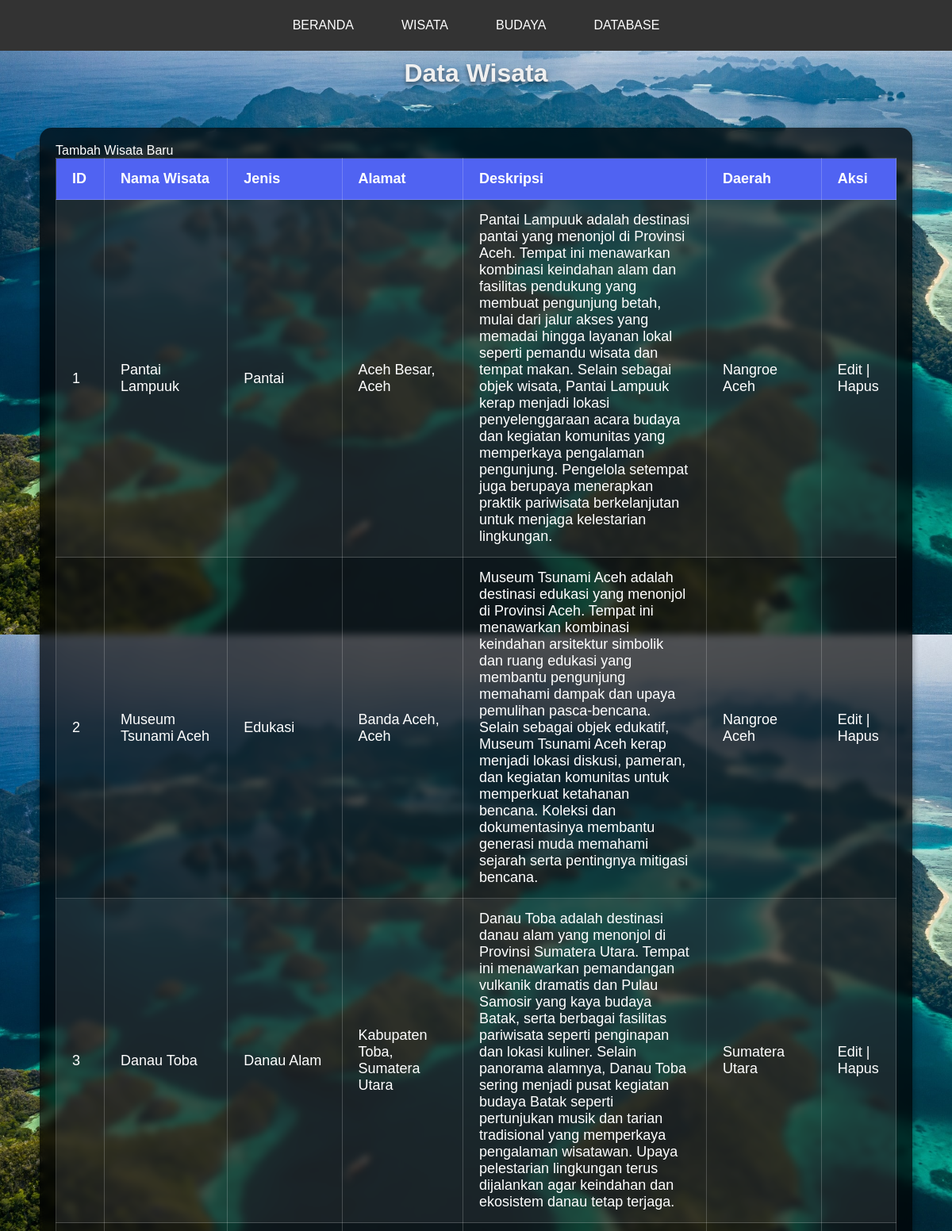
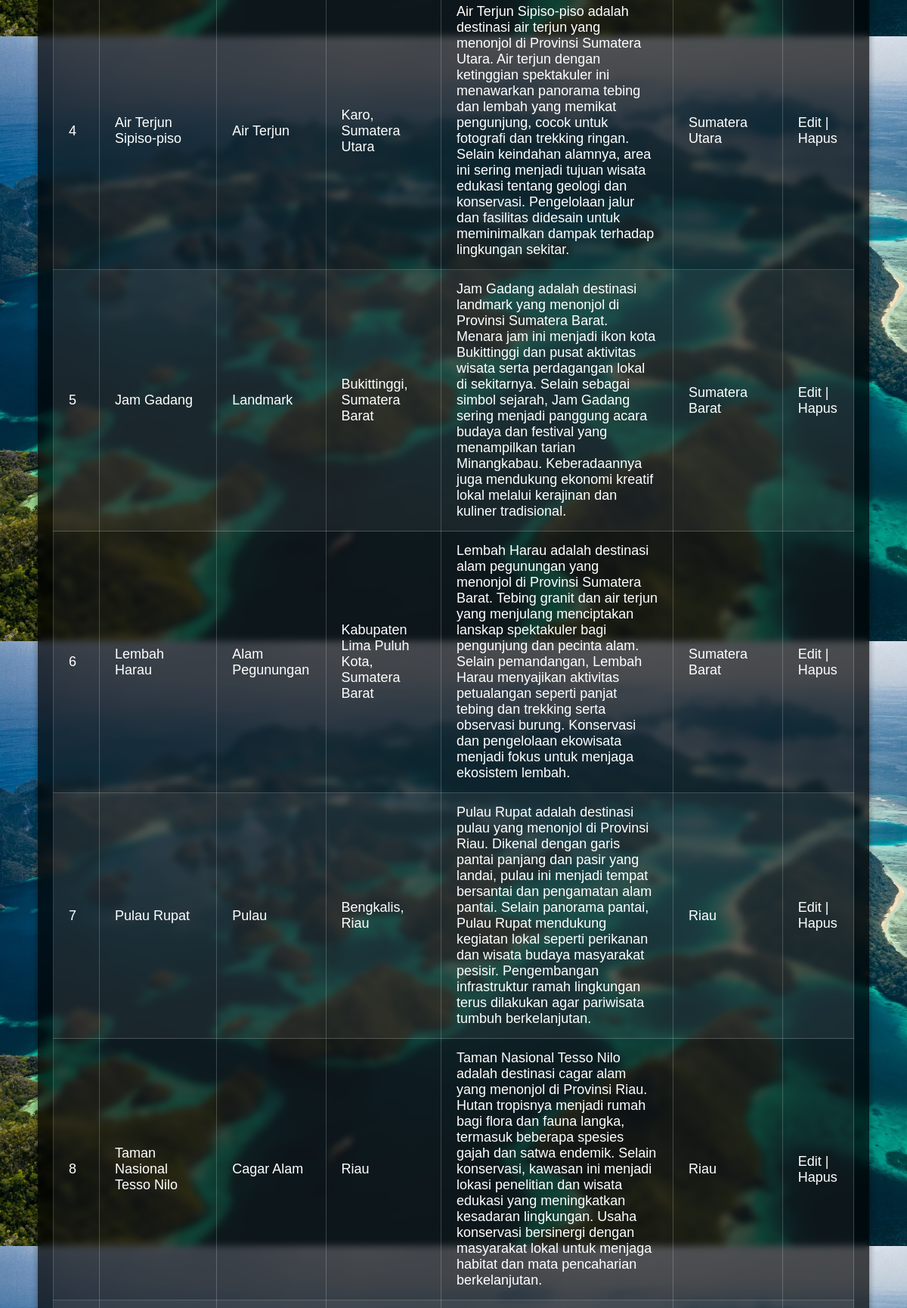
The app's page /database/wisata/wisata.php (upper part) with its own data (2 pictures, top to bottom).
### tables this page shows
CREATE TABLE `wisata` (
  `id_wisata` int NOT NULL,
  `nama_wisata` varchar(150) NOT NULL,
  `jenis_wisata` varchar(100) DEFAULT NULL,
  `alamat` text,
  `deskripsi` text,
  `id_daerah` int DEFAULT NULL
);

CREATE TABLE `daerah` (
  `id_daerah` int NOT NULL,
  `nama_provinsi` varchar(100) NOT NULL
);

### database/wisata/wisata.php (the view, shortened to what this page needs)
<?php
include '../../koneksi.php';
$wisata = $conn->query("SELECT w.id_wisata, w.nama_wisata, w.jenis_wisata, w.alamat, w.deskripsi, d.nama_provinsi
                        FROM wisata w
                        JOIN daerah d ON w.id_daerah = d.id_daerah");
?>
<!DOCTYPE html>
<html lang="en">
<head>
    <link rel="stylesheet" href="../../style.css">
</head>
<body>
     <nav>
        <ul>
            <li><a href="../../admin.html">BERANDA</a></li>
            <li><a href="../../wisata/wisata.php">WISATA</a></li>
            <li><a href="../../budaya/budaya.php">BUDAYA</a></li>
            <li class="dropdown">
                <a href="#">DATABASE</a>
            </li>
        </ul>
    </nav>
    <header class="add-form-container">
        <h1>Data Wisata</h1>
    </header>
    <div class="table-container">
        <a href="tambah_wisata.php">Tambah Wisata Baru</a>
        <table>
            <thead>
                <tr>
                    <th>ID</th>
                    <th>Nama Wisata</th>
                    <th>Jenis</th>
                    <th>Alamat</th>
                    <th>Deskripsi</th>
                    <th>Daerah</th>
                    <th>Aksi</th>
                </tr>
            </thead>
            <tbody>
                <?php while ($row = $wisata->fetch_assoc()): ?>
                    <tr>
                        <td><?= $row['id_wisata'] ?></td>
                        <td><?= $row['nama_wisata'] ?></td>
                        <td><?= $row['jenis_wisata'] ?></td>
                        <td><?= $row['alamat'] ?></td>
                        <td><?= $row['deskripsi'] ?></td>
                        <td><?= $row['nama_provinsi'] ?></td>
                        <td>
                            <a href="edit_wisata.php?id=<?= $row['id_wisata'] ?>">Edit</a> |
                            <a href="?hapus=<?= $row['id_wisata'] ?>" onclick="return confirm('Yakin ingin menghapus?')">Hapus</a>
                        </td>
                    </tr>
                <?php endwhile; ?>
            </tbody>
        </table>
    </div>
</body>
</html>

### style.css (style rules this page uses)
* { margin: 0; padding: 0; box-sizing: border-box; }
body { display: flex; flex-direction: column; align-items: center; min-height: 100vh; background-image: url(image/wallpaper.jpg); background-position: center; background-size: cover; font-family: 'Montserrat', sans-serif; color: #fff; }
nav { background-color: #333; padding: 15px; width: 100%; position: relative; z-index: 10; }
nav ul { list-style-type: none; display: flex; justify-content: center; }
nav ul li { position: relative; margin: 0 15px; }
nav ul li a { color: white; text-decoration: none; padding: 8px 15px; display: block; font-weight: 500; }
::placeholder { font-weight: 500; color: #3a3838; }
a { text-decoration: none; color: inherit; }
.table-container { width: calc(100% - 100px); margin: 20px auto; padding: 20px; background: rgba(0, 0, 0, 0.7); border-radius: 15px; box-shadow: 0 4px 8px rgba(0, 0, 0, 0.4); backdrop-filter: blur(5px); overflow-x: auto; }
table { width: 100%; border-collapse: collapse; margin: 0; font-size: 18px; text-align: left; color: #fff; }
table thead { background: #5063f2; color: #fff; font-weight: bold; }
table th, table td { padding: 15px 20px; border: 1px solid rgba(255, 255, 255, 0.2); }
table tbody tr { background-color: rgba(255, 255, 255, 0.1); transition: background 0.3s; }
table tbody tr:nth-child(even) { background-color: rgba(255, 255, 255, 0.05); }
.add-form-container { width: 500px; margin: 10px; text-align: center; color: #fff; }
.add-form-container h1 { text-align: center; font-size: 32px; font-weight: bold; margin-bottom: 20px; color: #f0f0f0; text-shadow: 0px 3px 5px rgba(0, 0, 0, 0.5); }

### records on screen
wisata: id_wisata "1", nama_wisata "Pantai Lampuuk", jenis_wisata "Pantai", alamat "Aceh Besar, Aceh", deskripsi "Pantai Lampuuk adalah destinasi pantai yang menonjol di Provinsi Aceh. Tempat ini menawarkan kombinasi keindahan alam dan fasilitas pendukung yang membuat pengunjung betah, mulai dari jalur akses yang memadai hingga layanan lokal seperti pemandu wisata dan tempat makan. Selain sebagai objek wisata, Pantai Lampuuk kerap menjadi lokasi penyelenggaraan acara budaya dan kegiatan komunitas yang memperkaya pengalaman pengunjung. Pengelola setempat juga berupaya menerapkan praktik pariwisata berkelanjutan untuk menjaga kelestarian lingkungan.", id_daerah.nama_provinsi "Nangroe Aceh"
wisata: id_wisata "2", nama_wisata "Museum Tsunami Aceh", jenis_wisata "Edukasi", alamat "Banda Aceh, Aceh", deskripsi "Museum Tsunami Aceh adalah destinasi edukasi yang menonjol di Provinsi Aceh. Tempat ini menawarkan kombinasi keindahan arsitektur simbolik dan ruang edukasi yang membantu pengunjung memahami dampak dan upaya pemulihan pasca-bencana. Selain sebagai objek edukatif, Museum Tsunami Aceh kerap menjadi lokasi diskusi, pameran, dan kegiatan komunitas untuk memperkuat ketahanan bencana. Koleksi dan dokumentasinya membantu generasi muda memahami sejarah serta pentingnya mitigasi bencana.", id_daerah.nama_provinsi "Nangroe Aceh"
wisata: id_wisata "3", nama_wisata "Danau Toba", jenis_wisata "Danau Alam", alamat "Kabupaten Toba, Sumatera Utara", deskripsi "Danau Toba adalah destinasi danau alam yang menonjol di Provinsi Sumatera Utara. Tempat ini menawarkan pemandangan vulkanik dramatis dan Pulau Samosir yang kaya budaya Batak, serta berbagai fasilitas pariwisata seperti penginapan dan lokasi kuliner. Selain panorama alamnya, Danau Toba sering menjadi pusat kegiatan budaya Batak seperti pertunjukan musik dan tarian tradisional yang memperkaya pengalaman wisatawan. Upaya pelestarian lingkungan terus dijalankan agar keindahan dan ekosistem danau tetap terjaga.", id_daerah.nama_provinsi "Sumatera Utara"
wisata: id_wisata "4", nama_wisata "Air Terjun Sipiso-piso", jenis_wisata "Air Terjun", alamat "Karo, Sumatera Utara", deskripsi "Air Terjun Sipiso-piso adalah destinasi air terjun yang menonjol di Provinsi Sumatera Utara. Air terjun dengan ketinggian spektakuler ini menawarkan panorama tebing dan lembah yang memikat pengunjung, cocok untuk fotografi dan trekking ringan. Selain keindahan alamnya, area ini sering menjadi tujuan wisata edukasi tentang geologi dan konservasi. Pengelolaan jalur dan fasilitas didesain untuk meminimalkan dampak terhadap lingkungan sekitar.", id_daerah.nama_provinsi "Sumatera Utara"
wisata: id_wisata "5", nama_wisata "Jam Gadang", jenis_wisata "Landmark", alamat "Bukittinggi, Sumatera Barat", deskripsi "Jam Gadang adalah destinasi landmark yang menonjol di Provinsi Sumatera Barat. Menara jam ini menjadi ikon kota Bukittinggi dan pusat aktivitas wisata serta perdagangan lokal di sekitarnya. Selain sebagai simbol sejarah, Jam Gadang sering menjadi panggung acara budaya dan festival yang menampilkan tarian Minangkabau. Keberadaannya juga mendukung ekonomi kreatif lokal melalui kerajinan dan kuliner tradisional.", id_daerah.nama_provinsi "Sumatera Barat"
wisata: id_wisata "6", nama_wisata "Lembah Harau", jenis_wisata "Alam Pegunungan", alamat "Kabupaten Lima Puluh Kota, Sumatera Barat", deskripsi "Lembah Harau adalah destinasi alam pegunungan yang menonjol di Provinsi Sumatera Barat. Tebing granit dan air terjun yang menjulang menciptakan lanskap spektakuler bagi pengunjung dan pecinta alam. Selain pemandangan, Lembah Harau menyajikan aktivitas petualangan seperti panjat tebing dan trekking serta observasi burung. Konservasi dan pengelolaan ekowisata menjadi fokus untuk menjaga ekosistem lembah.", id_daerah.nama_provinsi "Sumatera Barat"
wisata: id_wisata "7", nama_wisata "Pulau Rupat", jenis_wisata "Pulau", alamat "Bengkalis, Riau", deskripsi "Pulau Rupat adalah destinasi pulau yang menonjol di Provinsi Riau. Dikenal dengan garis pantai panjang dan pasir yang landai, pulau ini menjadi tempat bersantai dan pengamatan alam pantai. Selain panorama pantai, Pulau Rupat mendukung kegiatan lokal seperti perikanan dan wisata budaya masyarakat pesisir. Pengembangan infrastruktur ramah lingkungan terus dilakukan agar pariwisata tumbuh berkelanjutan.", id_daerah.nama_provinsi "Riau"
wisata: id_wisata "8", nama_wisata "Taman Nasional Tesso Nilo", jenis_wisata "Cagar Alam", alamat "Riau", deskripsi "Taman Nasional Tesso Nilo adalah destinasi cagar alam yang menonjol di Provinsi Riau. Hutan tropisnya menjadi rumah bagi flora dan fauna langka, termasuk beberapa spesies gajah dan satwa endemik. Selain konservasi, kawasan ini menjadi lokasi penelitian dan wisata edukasi yang meningkatkan kesadaran lingkungan. Usaha konservasi bersinergi dengan masyarakat lokal untuk menjaga habitat dan mata pencaharian berkelanjutan.", id_daerah.nama_provinsi "Riau"
